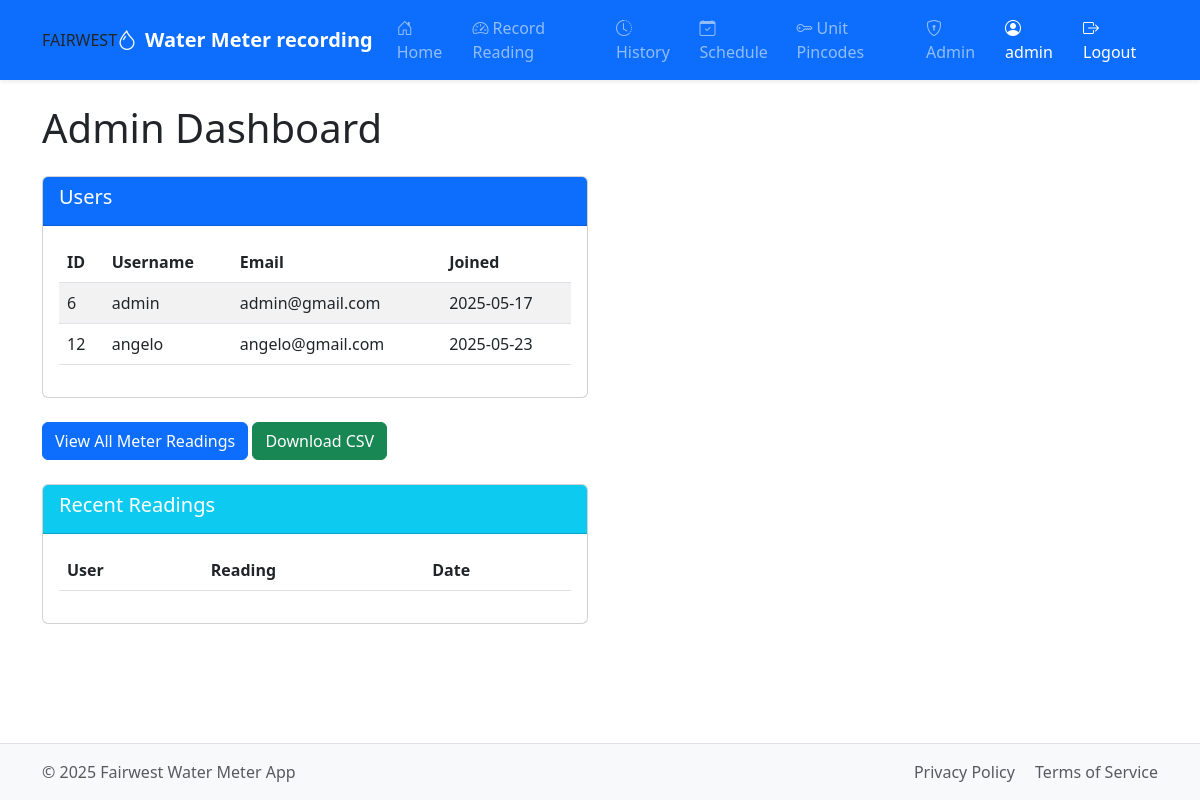
Page /admin (signed in) on the earlier database version.
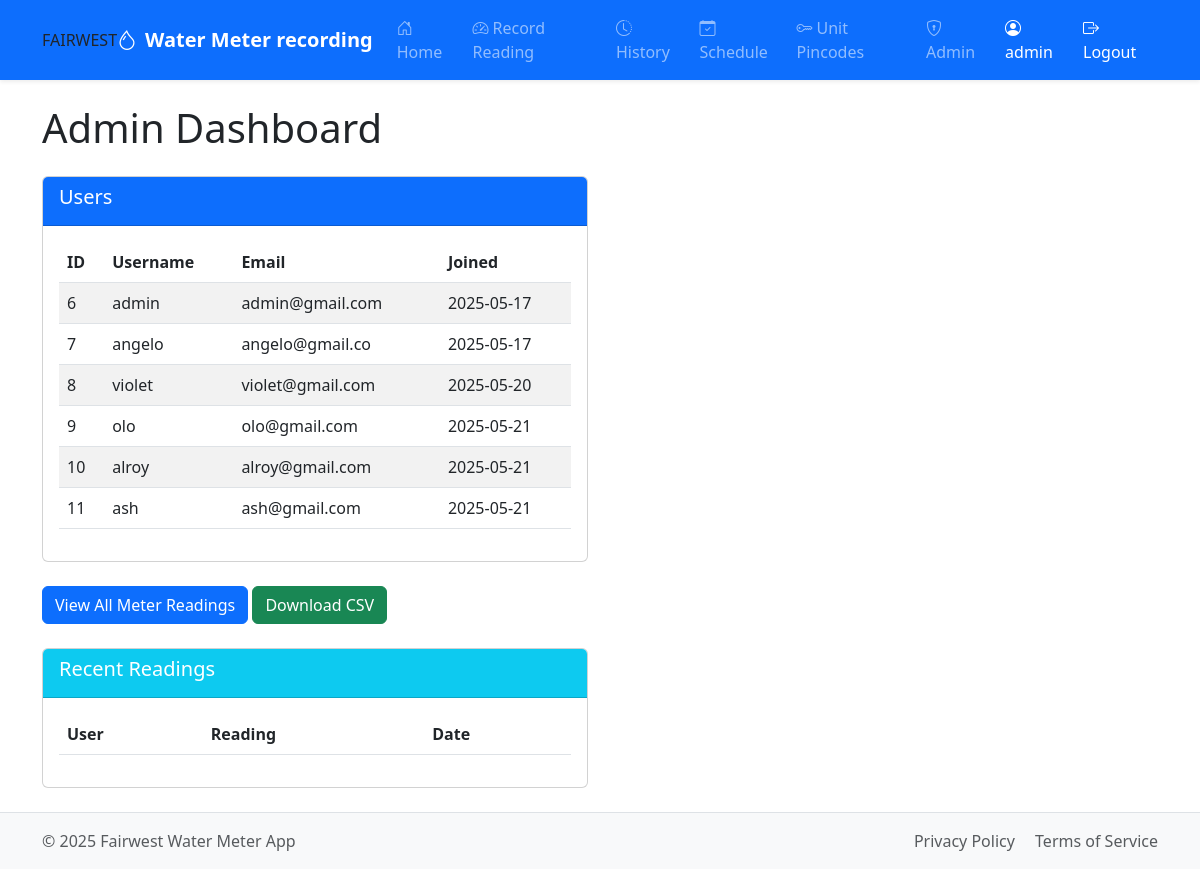
Same page on the later database version.
### tables this page shows
CREATE TABLE users (
                id INTEGER PRIMARY KEY AUTOINCREMENT,
                username TEXT UNIQUE NOT NULL,
                email TEXT UNIQUE NOT NULL,
                password TEXT NOT NULL,
                unit_number TEXT UNIQUE NOT NULL,
                is_admin INTEGER DEFAULT 0,
                created_at DATETIME DEFAULT CURRENT_TIMESTAMP
            );

### app.py (the view)
@app.route('/admin')
def admin_dashboard():
    if 'user_id' not in session or not session.get('is_admin'):
        flash('Unauthorized access!', 'danger')
        return redirect(url_for('login'))
    conn = get_db()
    cursor = conn.cursor()
    users = []
    user = None
    try:
        cursor.execute("SELECT id, username, email, unit_number, is_admin, created_at FROM users")
        users_data = cursor.fetchall()
        users = []
        for u in users_data:
            user_dict = dict(u)
            user_dict['created_at'] = datetime.strptime(user_dict['created_at'], '%Y-%m-%d %H:%M:%S')
            users.append(user_dict)
        cursor.execute("SELECT * FROM users WHERE id = ?", (session['user_id'],))
        user = cursor.fetchone()
    except sqlite3.Error as e:
        flash(f"Error fetching users: {e}", 'danger')
    finally:
        close_db(conn)
    return render_template('admin.html', users=users, user=user)

### app.py (called while the page is built)
@app.after_request
def after_request(response):
    response.headers["Cache-Control"] = "no-cache, no-store, must-revalidate"
    response.headers["Expires"] = 0
    response.headers["Pragma"] = "no-cache"
    return response

def get_db():
    conn = sqlite3.connect("meters.db")
    conn.row_factory = sqlite3.Row  # To access columns by name
    return conn

@app.before_request
def load_user():
    g.user = None
    if 'user_id' in session:
        conn = get_db()
        cursor = conn.cursor()
        try:
            cursor.execute("SELECT username FROM users WHERE id = ?", (session['user_id'],))
            user = cursor.fetchone()
            if user:
                g.user = user['username']
        except sqlite3.Error as e:
            flash(f"Error loading user: {e}", 'danger')
        finally:
            close_db(conn)

@app.context_processor
def inject_now():
    return {'now': datetime.now()}

### templates/admin.html (shortened to what this page needs)
{% extends "base.html" %}
{% block content %}
    <h1 class="mb-4">Admin Dashboard</h1>
    <div class="row">
        <div class="col-md-6">
            <div class="card mb-4">
                <div class="card-header bg-primary text-white">
                    <h5>Users</h5>
                </div>
                <div class="card-body">
                    <table class="table table-striped">
                        <thead>
                            <tr>
                                <th>ID</th>
                                <th>Username</th>
                                <th>Email</th>
                                <th>Joined</th>
                            </tr>
                        </thead>
                        <tbody>
                            {% for user in users %}
                                <tr>
                                    <td>{{ user.id }}</td>
                                    <td>{{ user.username }}</td>
                                    <td>{{ user.email }}</td>
                                    <td>{{ user.created_at.strftime('%Y-%m-%d') }}</td>
                                </tr>
                            {% endfor %}
                        </tbody>
                    </table>
                </div>
            </div>
        </div>
      <div class="admin-actions mb-4">
    <a href="{{ url_for('admin_history') }}" class="btn btn-primary mr-2">
        View All Meter Readings
    </a>
    <a href="{{ url_for('download_readings') }}" class="btn btn-success">
        Download CSV
    </a>
</div>
        <div class="col-md-6">
            <div class="card">
                <div class="card-header bg-info text-white">
                    <h5>Recent Readings</h5>
                </div>
                <div class="card-body">
                    <table class="table table-striped">
                        <thead>
                            <tr>
                                <th>User</th>
                                <th>Reading</th>
                                <th>Date</th>
                            </tr>
                        </thead>
                    </table>
                </div>
            </div>
        </div>
    </div>
{% endblock %}

### templates/base.html (shortened to what the changed rows need)
<!DOCTYPE html>
<html lang="en">
<head>
    <link href="https://cdn.jsdelivr.net/npm/bootstrap@5.3.0/dist/css/bootstrap.min.css" rel="stylesheet">
    <link rel="stylesheet" href="https://cdn.jsdelivr.net/npm/bootstrap-icons@1.10.0/font/bootstrap-icons.css">
    <link rel="stylesheet" href="https://cdnjs.cloudflare.com/ajax/libs/font-awesome/5.15.4/css/all.min.css">
    <link rel="stylesheet" href="{{ url_for('static', filename='style.css') }}">
</head>
<body class="d-flex flex-column min-vh-100">
    <nav class="navbar navbar-expand-lg navbar-dark bg-primary shadow-sm">
        <div class="container">
            <div class="collapse navbar-collapse" id="navbarNav">
                <ul class="navbar-nav">
                    {% if 'user_id' in session %}
                        <li class="nav-item">
                            <span class="nav-link disabled text-white">
                                <i class="bi bi-person-circle me-1"></i>{{ session.get('username', 'User') }}
                            </span>
                        </li>
                        <li class="nav-item">
                            <a class="nav-link text-white" href="{{ url_for('logout') }}">
                                <i class="bi bi-box-arrow-right me-1"></i>Logout
                            </a>
                        </li>
                    {% endif %}
                </ul>
            </div>
        </div>
    </nav>
    <main class="container my-4 flex-grow-1">
        {% block content %}{% endblock %}
    </main>
</body>
</html>

Differences in the rows shown:
removed users: id "12", username "angelo", email "angelo@gmail.com", created_at "2025-05-23"
added users: id "7", username "angelo", email "angelo@gmail.co", created_at "2025-05-17"
added users: id "8", username "violet", email "violet@gmail.com", created_at "2025-05-20"
added users: id "9", username "olo", email "olo@gmail.com", created_at "2025-05-21"
added users: id "10", username "alroy", email "alroy@gmail.com", created_at "2025-05-21"
added users: id "11", username "ash", email "ash@gmail.com", created_at "2025-05-21"
